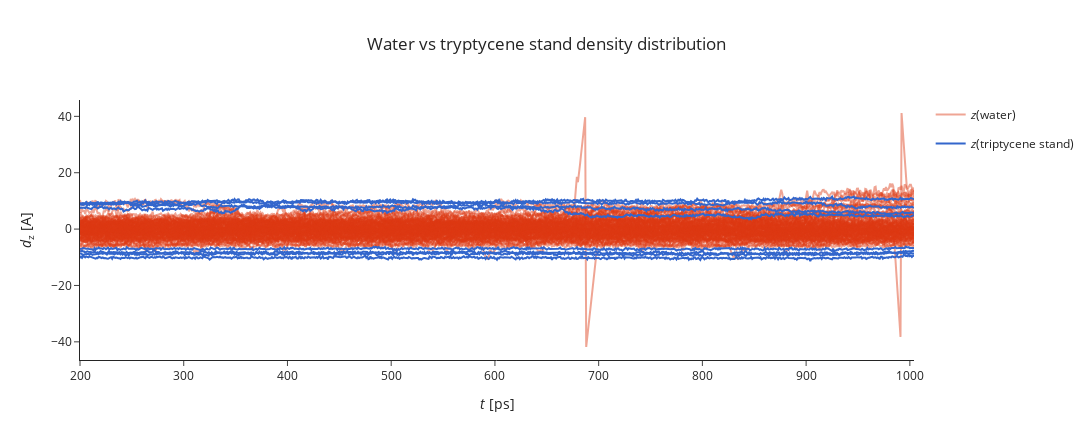

The notebook cell saved with this chart:
### Markdown cell above
<a name="water"></a>
## **Layer stability - density distribution in *z* direction**
***

### Code cell
obs = filter_keys('z_distribution', dick = dfs[SYSTEM_NAME])
_temp = {}

for i in obs.keys():
    dfs[SYSTEM_NAME][i] = pd.read_csv(csv_files[SYSTEM_NAME][i], delimiter=",", index_col=0)
    _temp[i] = (dfs[SYSTEM_NAME][i])

fig = plot_z_dist(_temp['z_distribution_water_timedev'], _temp['z_distribution_stand_timedev'], color_scheme)
fig.show()

### Figure 1 — Plotly figure (JSON) as saved in the notebook; plotly's stock layout.template omitted (floating-point values rounded to 4 significant figures; data arrays with more than 128 entries replaced by an {"elided": "..."} marker saying what was removed)
{"data": [{"legendgroup": "water", "line": {"color": "#DC3912", "width": 2}, "name": "<i>z</i>(water)", "opacity": 0.45, "showlegend": true, "type": "scatter", "x": {"elided": "805 float values"}, "y": {"elided": "805 float values"}}, {"legendgroup": "water", "line": {"color": "#DC3912", "width": 2}, "name": "<i>z</i>(water)", "opacity": 0.45, "showlegend": false, "type": "scatter", "x": {"elided": "805 float values"}, "y": {"elided": "805 float values"}}, {"legendgroup": "water", "line": {"color": "#DC3912", "width": 2}, "name": "<i>z</i>(water)", "opacity": 0.45, "showlegend": false, "type": "scatter", "x": {"elided": "805 float values"}, "y": {"elided": "805 float values"}}, {"legendgroup": "water", "line": {"color": "#DC3912", "width": 2}, "name": "<i>z</i>(water)", "opacity": 0.45, "showlegend": false, "type": "scatter", "x": {"elided": "805 float values"}, "y": {"elided": "805 float values"}}, {"legendgroup": "water", "line": {"color": "#DC3912", "width": 2}, "name": "<i>z</i>(water)", "opacity": 0.45, "showlegend": false, "type": "scatter", "x": {"elided": "805 float values"}, "y": {"elided": "805 float values"}}, {"legendgroup": "water", "line": {"color": "#DC3912", "width": 2}, "name": "<i>z</i>(water)", "opacity": 0.45, "showlegend": false, "type": "scatter", "x": {"elided": "805 float values"}, "y": {"elided": "805 float values"}}, {"legendgroup": "water", "line": {"color": "#DC3912", "width": 2}, "name": "<i>z</i>(water)", "opacity": 0.45, "showlegend": false, "type": "scatter", "x": {"elided": "805 float values"}, "y": {"elided": "805 float values"}}, {"legendgroup": "water", "line": {"color": "#DC3912", "width": 2}, "name": "<i>z</i>(water)", "opacity": 0.45, "showlegend": false, "type": "scatter", "x": {"elided": "805 float values"}, "y": {"elided": "805 float values"}}, {"legendgroup": "water", "line": {"color": "#DC3912", "width": 2}, "name": "<i>z</i>(water)", "opacity": 0.45, "showlegend": false, "type": "scatter", "x": {"elided": "805 float values"}, "y": {"elided": "805 float values"}}, {"legendgroup": "water", "line": {"color": "#DC3912", "width": 2}, "name": "<i>z</i>(water)", "opacity": 0.45, "showlegend": false, "type": "scatter", "x": {"elided": "805 float values"}, "y": {"elided": "805 float values"}}, {"legendgroup": "water", "line": {"color": "#DC3912", "width": 2}, "name": "<i>z</i>(water)", "opacity": 0.45, "showlegend": false, "type": "scatter", "x": {"elided": "805 float values"}, "y": {"elided": "805 float values"}}, {"legendgroup": "water", "line": {"color": "#DC3912", "width": 2}, "name": "<i>z</i>(water)", "opacity": 0.45, "showlegend": false, "type": "scatter", "x": {"elided": "805 float values"}, "y": {"elided": "805 float values"}}, {"legendgroup": "water", "line": {"color": "#DC3912", "width": 2}, "name": "<i>z</i>(water)", "opacity": 0.45, "showlegend": false, "type": "scatter", "x": {"elided": "805 float values"}, "y": {"elided": "805 float values"}}, {"legendgroup": "water", "line": {"color": "#DC3912", "width": 2}, "name": "<i>z</i>(water)", "opacity": 0.45, "showlegend": false, "type": "scatter", "x": {"elided": "805 float values"}, "y": {"elided": "805 float values"}}, {"legendgroup": "water", "line": {"color": "#DC3912", "width": 2}, "name": "<i>z</i>(water)", "opacity": 0.45, "showlegend": false, "type": "scatter", "x": {"elided": "805 float values"}, "y": {"elided": "805 float values"}}, {"legendgroup": "water", "line": {"color": "#DC3912", "width": 2}, "name": "<i>z</i>(water)", "opacity": 0.45, "showlegend": false, "type": "scatter", "x": {"elided": "805 float values"}, "y": {"elided": "805 float values"}}, {"legendgroup": "water", "line": {"color": "#DC3912", "width": 2}, "name": "<i>z</i>(water)", "opacity": 0.45, "showlegend": false, "type": "scatter", "x": {"elided": "805 float values"}, "y": {"elided": "805 float values"}}, {"legendgroup": "water", "line": {"color": "#DC3912", "width": 2}, "name": "<i>z</i>(water)", "opacity": 0.45, "showlegend": false, "type": "scatter", "x": {"elided": "805 float values"}, "y": {"elided": "805 float values"}}, {"legendgroup": "water", "line": {"color": "#DC3912", "width": 2}, "name": "<i>z</i>(water)", "opacity": 0.45, "showlegend": false, "type": "scatter", "x": {"elided": "805 float values"}, "y": {"elided": "805 float values"}}, {"legendgroup": "water", "line": {"color": "#DC3912", "width": 2}, "name": "<i>z</i>(water)", "opacity": 0.45, "showlegend": false, "type": "scatter", "x": {"elided": "805 float values"}, "y": {"elided": "805 float values"}}, {"legendgroup": "water", "line": {"color": "#DC3912", "width": 2}, "name": "<i>z</i>(water)", "opacity": 0.45, "showlegend": false, "type": "scatter", "x": {"elided": "805 float values"}, "y": {"elided": "805 float values"}}, {"legendgroup": "water", "line": {"color": "#DC3912", "width": 2}, "name": "<i>z</i>(water)", "opacity": 0.45, "showlegend": false, "type": "scatter", "x": {"elided": "805 float values"}, "y": {"elided": "805 float values"}}, {"legendgroup": "water", "line": {"color": "#DC3912", "width": 2}, "name": "<i>z</i>(water)", "opacity": 0.45, "showlegend": false, "type": "scatter", "x": {"elided": "805 float values"}, "y": {"elided": "805 float values"}}, {"legendgroup": "water", "line": {"color": "#DC3912", "width": 2}, "name": "<i>z</i>(water)", "opacity": 0.45, "showlegend": false, "type": "scatter", "x": {"elided": "805 float values"}, "y": {"elided": "805 float values"}}, {"legendgroup": "water", "line": {"color": "#DC3912", "width": 2}, "name": "<i>z</i>(water)", "opacity": 0.45, "showlegend": false, "type": "scatter", "x": {"elided": "805 float values"}, "y": {"elided": "805 float values"}}, {"legendgroup": "water", "line": {"color": "#DC3912", "width": 2}, "name": "<i>z</i>(water)", "opacity": 0.45, "showlegend": false, "type": "scatter", "x": {"elided": "805 float values"}, "y": {"elided": "805 float values"}}, {"legendgroup": "water", "line": {"color": "#DC3912", "width": 2}, "name": "<i>z</i>(water)", "opacity": 0.45, "showlegend": false, "type": "scatter", "x": {"elided": "805 float values"}, "y": {"elided": "805 float values"}}, {"legendgroup": "water", "line": {"color": "#DC3912", "width": 2}, "name": "<i>z</i>(water)", "opacity": 0.45, "showlegend": false, "type": "scatter", "x": {"elided": "805 float values"}, "y": {"elided": "805 float values"}}, {"legendgroup": "water", "line": {"color": "#DC3912", "width": 2}, "name": "<i>z</i>(water)", "opacity": 0.45, "showlegend": false, "type": "scatter", "x": {"elided": "805 float values"}, "y": {"elided": "805 float values"}}, {"legendgroup": "water", "line": {"color": "#DC3912", "width": 2}, "name": "<i>z</i>(water)", "opacity": 0.45, "showlegend": false, "type": "scatter", "x": {"elided": "805 float values"}, "y": {"elided": "805 float values"}}, {"legendgroup": "water", "line": {"color": "#DC3912", "width": 2}, "name": "<i>z</i>(water)", "opacity": 0.45, "showlegend": false, "type": "scatter", "x": {"elided": "805 float values"}, "y": {"elided": "805 float values"}}, {"legendgroup": "water", "line": {"color": "#DC3912", "width": 2}, "name": "<i>z</i>(water)", "opacity": 0.45, "showlegend": false, "type": "scatter", "x": {"elided": "805 float values"}, "y": {"elided": "805 float values"}}, {"legendgroup": "water", "line": {"color": "#DC3912", "width": 2}, "name": "<i>z</i>(water)", "opacity": 0.45, "showlegend": false, "type": "scatter", "x": {"elided": "805 float values"}, "y": {"elided": "805 float values"}}, {"legendgroup": "water", "line": {"color": "#DC3912", "width": 2}, "name": "<i>z</i>(water)", "opacity": 0.45, "showlegend": false, "type": "scatter", "x": {"elided": "805 float values"}, "y": {"elided": "805 float values"}}, {"legendgroup": "water", "line": {"color": "#DC3912", "width": 2}, "name": "<i>z</i>(water)", "opacity": 0.45, "showlegend": false, "type": "scatter", "x": {"elided": "805 float values"}, "y": {"elided": "805 float values"}}, {"legendgroup": "water", "line": {"color": "#DC3912", "width": 2}, "name": "<i>z</i>(water)", "opacity": 0.45, "showlegend": false, "type": "scatter", "x": {"elided": "805 float values"}, "y": {"elided": "805 float values"}}, {"legendgroup": "water", "line": {"color": "#DC3912", "width": 2}, "name": "<i>z</i>(water)", "opacity": 0.45, "showlegend": false, "type": "scatter", "x": {"elided": "805 float values"}, "y": {"elided": "805 float values"}}, {"legendgroup": "water", "line": {"color": "#DC3912", "width": 2}, "name": "<i>z</i>(water)", "opacity": 0.45, "showlegend": false, "type": "scatter", "x": {"elided": "805 float values"}, "y": {"elided": "805 float values"}}, {"legendgroup": "water", "line": {"color": "#DC3912", "width": 2}, "name": "<i>z</i>(water)", "opacity": 0.45, "showlegend": false, "type": "scatter", "x": {"elided": "805 float values"}, "y": {"elided": "805 float values"}}, {"legendgroup": "water", "line": {"color": "#DC3912", "width": 2}, "name": "<i>z</i>(water)", "opacity": 0.45, "showlegend": false, "type": "scatter", "x": {"elided": "805 float values"}, "y": {"elided": "805 float values"}}, {"legendgroup": "water", "line": {"color": "#DC3912", "width": 2}, "name": "<i>z</i>(water)", "opacity": 0.45, "showlegend": false, "type": "scatter", "x": {"elided": "805 float values"}, "y": {"elided": "805 float values"}}, {"legendgroup": "water", "line": {"color": "#DC3912", "width": 2}, "name": "<i>z</i>(water)", "opacity": 0.45, "showlegend": false, "type": "scatter", "x": {"elided": "805 float values"}, "y": {"elided": "805 float values"}}, {"legendgroup": "water", "line": {"color": "#DC3912", "width": 2}, "name": "<i>z</i>(water)", "opacity": 0.45, "showlegend": false, "type": "scatter", "x": {"elided": "805 float values"}, "y": {"elided": "805 float values"}}, {"legendgroup": "water", "line": {"color": "#DC3912", "width": 2}, "name": "<i>z</i>(water)", "opacity": 0.45, "showlegend": false, "type": "scatter", "x": {"elided": "805 float values"}, "y": {"elided": "805 float values"}}, {"legendgroup": "water", "line": {"color": "#DC3912", "width": 2}, "name": "<i>z</i>(water)", "opacity": 0.45, "showlegend": false, "type": "scatter", "x": {"elided": "805 float values"}, "y": {"elided": "805 float values"}}, {"legendgroup": "water", "line": {"color": "#DC3912", "width": 2}, "name": "<i>z</i>(water)", "opacity": 0.45, "showlegend": false, "type": "scatter", "x": {"elided": "805 float values"}, "y": {"elided": "805 float values"}}, {"legendgroup": "water", "line": {"color": "#DC3912", "width": 2}, "name": "<i>z</i>(water)", "opacity": 0.45, "showlegend": false, "type": "scatter", "x": {"elided": "805 float values"}, "y": {"elided": "805 float values"}}, {"legendgroup": "water", "line": {"color": "#DC3912", "width": 2}, "name": "<i>z</i>(water)", "opacity": 0.45, "showlegend": false, "type": "scatter", "x": {"elided": "805 float values"}, "y": {"elided": "805 float values"}}, {"legendgroup": "water", "line": {"color": "#DC3912", "width": 2}, "name": "<i>z</i>(water)", "opacity": 0.45, "showlegend": false, "type": "scatter", "x": {"elided": "805 float values"}, "y": {"elided": "805 float values"}}, {"legendgroup": "water", "line": {"color": "#DC3912", "width": 2}, "name": "<i>z</i>(water)", "opacity": 0.45, "showlegend": false, "type": "scatter", "x": {"elided": "805 float values"}, "y": {"elided": "805 float values"}}, {"legendgroup": "water", "line": {"color": "#DC3912", "width": 2}, "name": "<i>z</i>(water)", "opacity": 0.45, "showlegend": false, "type": "scatter", "x": {"elided": "805 float values"}, "y": {"elided": "805 float values"}}, {"legendgroup": "water", "line": {"color": "#DC3912", "width": 2}, "name": "<i>z</i>(water)", "opacity": 0.45, "showlegend": false, "type": "scatter", "x": {"elided": "805 float values"}, "y": {"elided": "805 float values"}}, {"legendgroup": "water", "line": {"color": "#DC3912", "width": 2}, "name": "<i>z</i>(water)", "opacity": 0.45, "showlegend": false, "type": "scatter", "x": {"elided": "805 float values"}, "y": {"elided": "805 float values"}}, {"legendgroup": "water", "line": {"color": "#DC3912", "width": 2}, "name": "<i>z</i>(water)", "opacity": 0.45, "showlegend": false, "type": "scatter", "x": {"elided": "805 float values"}, "y": {"elided": "805 float values"}}, {"legendgroup": "water", "line": {"color": "#DC3912", "width": 2}, "name": "<i>z</i>(water)", "opacity": 0.45, "showlegend": false, "type": "scatter", "x": {"elided": "805 float values"}, "y": {"elided": "805 float values"}}, {"legendgroup": "water", "line": {"color": "#DC3912", "width": 2}, "name": "<i>z</i>(water)", "opacity": 0.45, "showlegend": false, "type": "scatter", "x": {"elided": "805 float values"}, "y": {"elided": "805 float values"}}, {"legendgroup": "water", "line": {"color": "#DC3912", "width": 2}, "name": "<i>z</i>(water)", "opacity": 0.45, "showlegend": false, "type": "scatter", "x": {"elided": "805 float values"}, "y": {"elided": "805 float values"}}, {"legendgroup": "water", "line": {"color": "#DC3912", "width": 2}, "name": "<i>z</i>(water)", "opacity": 0.45, "showlegend": false, "type": "scatter", "x": {"elided": "805 float values"}, "y": {"elided": "805 float values"}}, {"legendgroup": "water", "line": {"color": "#DC3912", "width": 2}, "name": "<i>z</i>(water)", "opacity": 0.45, "showlegend": false, "type": "scatter", "x": {"elided": "805 float values"}, "y": {"elided": "805 float values"}}, {"legendgroup": "water", "line": {"color": "#DC3912", "width": 2}, "name": "<i>z</i>(water)", "opacity": 0.45, "showlegend": false, "type": "scatter", "x": {"elided": "805 float values"}, "y": {"elided": "805 float values"}}, {"legendgroup": "water", "line": {"color": "#DC3912", "width": 2}, "name": "<i>z</i>(water)", "opacity": 0.45, "showlegend": false, "type": "scatter", "x": {"elided": "805 float values"}, "y": {"elided": "805 float values"}}, {"legendgroup": "water", "line": {"color": "#DC3912", "width": 2}, "name": "<i>z</i>(water)", "opacity": 0.45, "showlegend": false, "type": "scatter", "x": {"elided": "805 float values"}, "y": {"elided": "805 float values"}}, {"legendgroup": "water", "line": {"color": "#DC3912", "width": 2}, "name": "<i>z</i>(water)", "opacity": 0.45, "showlegend": false, "type": "scatter", "x": {"elided": "805 float values"}, "y": {"elided": "805 float values"}}, {"legendgroup": "water", "line": {"color": "#DC3912", "width": 2}, "name": "<i>z</i>(water)", "opacity": 0.45, "showlegend": false, "type": "scatter", "x": {"elided": "805 float values"}, "y": {"elided": "805 float values"}}, {"legendgroup": "water", "line": {"color": "#DC3912", "width": 2}, "name": "<i>z</i>(water)", "opacity": 0.45, "showlegend": false, "type": "scatter", "x": {"elided": "805 float values"}, "y": {"elided": "805 float values"}}, {"legendgroup": "water", "line": {"color": "#DC3912", "width": 2}, "name": "<i>z</i>(water)", "opacity": 0.45, "showlegend": false, "type": "scatter", "x": {"elided": "805 float values"}, "y": {"elided": "805 float values"}}, {"legendgroup": "water", "line": {"color": "#DC3912", "width": 2}, "name": "<i>z</i>(water)", "opacity": 0.45, "showlegend": false, "type": "scatter", "x": {"elided": "805 float values"}, "y": {"elided": "805 float values"}}, {"legendgroup": "water", "line": {"color": "#DC3912", "width": 2}, "name": "<i>z</i>(water)", "opacity": 0.45, "showlegend": false, "type": "scatter", "x": {"elided": "805 float values"}, "y": {"elided": "805 float values"}}, {"legendgroup": "water", "line": {"color": "#DC3912", "width": 2}, "name": "<i>z</i>(water)", "opacity": 0.45, "showlegend": false, "type": "scatter", "x": {"elided": "805 float values"}, "y": {"elided": "805 float values"}}, {"legendgroup": "water", "line": {"color": "#DC3912", "width": 2}, "name": "<i>z</i>(water)", "opacity": 0.45, "showlegend": false, "type": "scatter", "x": {"elided": "805 float values"}, "y": {"elided": "805 float values"}}, {"legendgroup": "water", "line": {"color": "#DC3912", "width": 2}, "name": "<i>z</i>(water)", "opacity": 0.45, "showlegend": false, "type": "scatter", "x": {"elided": "805 float values"}, "y": {"elided": "805 float values"}}, {"legendgroup": "water", "line": {"color": "#DC3912", "width": 2}, "name": "<i>z</i>(water)", "opacity": 0.45, "showlegend": false, "type": "scatter", "x": {"elided": "805 float values"}, "y": {"elided": "805 float values"}}, {"legendgroup": "water", "line": {"color": "#DC3912", "width": 2}, "name": "<i>z</i>(water)", "opacity": 0.45, "showlegend": false, "type": "scatter", "x": {"elided": "805 float values"}, "y": {"elided": "805 float values"}}, {"legendgroup": "water", "line": {"color": "#DC3912", "width": 2}, "name": "<i>z</i>(water)", "opacity": 0.45, "showlegend": false, "type": "scatter", "x": {"elided": "805 float values"}, "y": {"elided": "805 float values"}}, {"legendgroup": "water", "line": {"color": "#DC3912", "width": 2}, "name": "<i>z</i>(water)", "opacity": 0.45, "showlegend": false, "type": "scatter", "x": {"elided": "805 float values"}, "y": {"elided": "805 float values"}}, {"legendgroup": "water", "line": {"color": "#DC3912", "width": 2}, "name": "<i>z</i>(water)", "opacity": 0.45, "showlegend": false, "type": "scatter", "x": {"elided": "805 float values"}, "y": {"elided": "805 float values"}}, {"legendgroup": "motors", "line": {"color": "#3366CC", "width": 2}, "name": "<i>z</i>(triptycene stand)", "showlegend": true, "type": "scatter", "x": {"elided": "805 float values"}, "y": {"elided": "805 float values"}}, {"legendgroup": "motors", "line": {"color": "#3366CC", "width": 2}, "name": "<i>z</i>(triptycene stand)", "showlegend": false, "type": "scatter", "x": {"elided": "805 float values"}, "y": {"elided": "805 float values"}}, {"legendgroup": "motors", "line": {"color": "#3366CC", "width": 2}, "name": "<i>z</i>(triptycene stand)", "showlegend": false, "type": "scatter", "x": {"elided": "805 float values"}, "y": {"elided": "805 float values"}}, {"legendgroup": "motors", "line": {"color": "#3366CC", "width": 2}, "name": "<i>z</i>(triptycene stand)", "showlegend": false, "type": "scatter", "x": {"elided": "805 float values"}, "y": {"elided": "805 float values"}}, {"legendgroup": "motors", "line": {"color": "#3366CC", "width": 2}, "name": "<i>z</i>(triptycene stand)", "showlegend": false, "type": "scatter", "x": {"elided": "805 float values"}, "y": {"elided": "805 float values"}}, {"legendgroup": "motors", "line": {"color": "#3366CC", "width": 2}, "name": "<i>z</i>(triptycene stand)", "showlegend": false, "type": "scatter", "x": {"elided": "805 float values"}, "y": {"elided": "805 float values"}}, {"legendgroup": "motors", "line": {"color": "#3366CC", "width": 2}, "name": "<i>z</i>(triptycene stand)", "showlegend": false, "type": "scatter", "x": {"elided": "805 float values"}, "y": {"elided": "805 float values"}}, {"legendgroup": "motors", "line": {"color": "#3366CC", "width": 2}, "name": "<i>z</i>(triptycene stand)", "showlegend": false, "type": "scatter", "x": {"elided": "805 float values"}, "y": {"elided": "805 float values"}}], "layout": {"barmode": "overlay", "height": 440, "hovermode": false, "showlegend": true, "title": {"text": "Water vs tryptycene stand density distribution", "x": 0.5}, "width": 1280, "xaxis": {"autorange": true, "range": [200, 1004], "title": {"text": "<i>t</i> [ps]"}, "type": "linear"}, "yaxis": {"autorange": true, "range": [-46.44, 45.8], "title": {"text": "<i>d</i><sub>z</sub> [A]"}, "type": "linear"}}}
